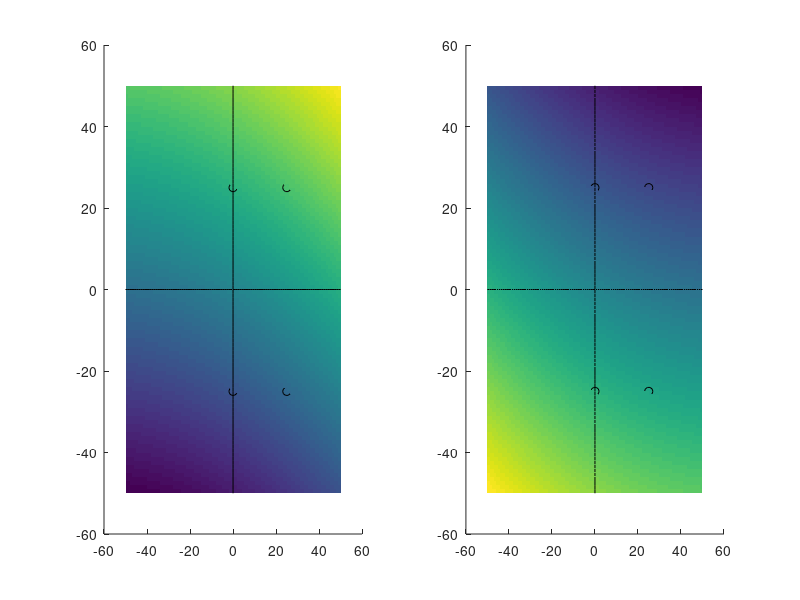

Reproduce this figure in MATLAB.
figure
% left LIP, intact
disp('left LIP');
x = [-50:50];
% E_l = 1*ones(1,101)'*[10:0.5:60]; % uniform gain
E_l = 1*ones(1,101)'*(0.01*[10:0.5:60].^2); % quad gain

R_l = 1*[10:110]'*ones(1,101); % uniform gain


T_l = R_l+E_l;


Tc_l = T_l(51-25,51) % contralesional, left
Ti_l = T_l(51+25,51) % ipsilesional, right
fprintf('right/left choice center %0.3f\n',Ti_l/Tc_l);

T1c_l = T_l(51-25,51+25)
T1i_l = T_l(51+25,51+25)
fprintf('right/left choice right %0.3f\n',T1i_l/T1c_l);

subplot(1,2,1)
surface(x,x,T_l); shading flat; hold on;
plot3(zeros(1,101),x,T_l(:,51),'k')
plot3(x,zeros(1,101),T_l(51,:),'k')

plot3(0,-25,T_l(51-25,51),'ko')
plot3(0,25,T_l(51+25,51),'ko')

plot3(25,-25,T_l(51-25,51+25),'ko')
plot3(25,25,T_l(51+25,51+25),'ko')


% right LIP, injected hemi
disp('right LIP');
% E_r = 0.5*fliplr(ones(1,101)'*35*ones(1,101)); %[10:0.5:60]
% E_r = 1*fliplr(ones(1,101)'*[10:0.5:60]);
E_r = 1*fliplr(ones(1,101)'*(0.01*[10:0.5:60].^2));

R_r = 1*flipud( max(0, ([10:110] -0 ))'*ones(1,101));

T_r = R_r+E_r;

Tc_r = T_r(51-25,51)
Ti_r = T_r(51+25,51)
fprintf('left/right choice center %0.3f\n',Tc_r/Ti_r);

T1c_r = T_r(51-25,51+25)
T1i_r = T_r(51+25,51+25)
fprintf('left/right choice right %0.3f\n',T1c_r/T1i_r);

subplot(1,2,2)
surface(x,x,T_r); shading flat; hold on;
plot3(zeros(1,101),x,T_r(:,51),'k')
plot3(x,zeros(1,101),T_r(51,:),'k')

plot3(0,-25,T_r(51-25,51),'ko')
plot3(0,25,T_r(51+25,51),'ko')

plot3(25,-25,T_r(51-25,51+25),'ko')
plot3(25,25,T_r(51+25,51+25),'ko')



% summary across both hemi:
disp('summary across both hemi');
Tc = Tc_l + Tc_r
Ti = Ti_l + Ti_r
T1c = T1c_l + T1c_r
T1i = T1i_l + T1i_r


fprintf('right/left choice center %0.3f\n',Ti/Tc);
fprintf('right/left choice right %0.3f\n',T1i/T1c);
